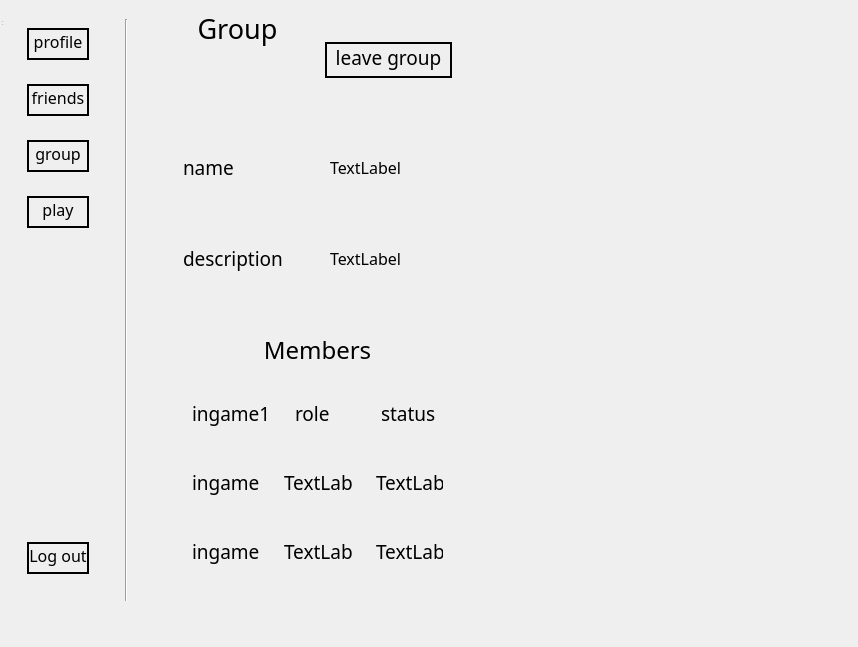
<?xml version="1.0" encoding="UTF-8"?>
<ui version="4.0">
 <class>MainWindow</class>
 <widget class="QWidget" name="MainWindow">
  <property name="geometry">
   <rect>
    <x>0</x>
    <y>0</y>
    <width>858</width>
    <height>647</height>
   </rect>
  </property>
  <property name="windowTitle">
   <string>MainWindow</string>
  </property>
  <widget class="QWidget" name="centralwidget">
   <property name="geometry">
    <rect>
     <x>0</x>
     <y>0</y>
     <width>479</width>
     <height>602</height>
    </rect>
   </property>
   <layout class="QHBoxLayout" name="horizontalLayout_6">
    <item>
     <widget class="QWidget" name="widget_9" native="true">
      <property name="minimumSize">
       <size>
        <width>150</width>
        <height>600</height>
       </size>
      </property>
      <property name="maximumSize">
       <size>
        <width>200</width>
        <height>600</height>
       </size>
      </property>
      <layout class="QHBoxLayout" name="horizontalLayout_7">
       <item>
        <widget class="QWidget" name="leftWidget" native="true">
         <property name="maximumSize">
          <size>
           <width>150</width>
           <height>600</height>
          </size>
         </property>
         <layout class="QVBoxLayout" name="verticalLayout">
          <item>
           <widget class="QWidget" name="widget_3" native="true">
            <layout class="QHBoxLayout" name="horizontalLayout">
             <item>
              <widget class="QPushButton" name="profile_button">
               <property name="font">
                <font>
                 <family>Poor Richard</family>
                 <pointsize>12</pointsize>
                </font>
               </property>
               <property name="styleSheet">
                <string notr="true">border-radius : 100; 
border : 2px solid black;
padding-bottom: 5px</string>
               </property>
               <property name="text">
                <string>profile</string>
               </property>
              </widget>
             </item>
            </layout>
           </widget>
          </item>
          <item>
           <widget class="QWidget" name="widget_4" native="true">
            <layout class="QHBoxLayout" name="horizontalLayout_2">
             <item>
              <widget class="QPushButton" name="friend_button">
               <property name="font">
                <font>
                 <family>Poor Richard</family>
                 <pointsize>12</pointsize>
                </font>
               </property>
               <property name="styleSheet">
                <string notr="true">border-radius : 100; 
border : 2px solid black;
padding-bottom: 5px</string>
               </property>
               <property name="text">
                <string>friends</string>
               </property>
              </widget>
             </item>
            </layout>
           </widget>
          </item>
          <item>
           <widget class="QWidget" name="widget_5" native="true">
            <layout class="QHBoxLayout" name="horizontalLayout_3">
             <item>
              <widget class="QPushButton" name="group_button">
               <property name="font">
                <font>
                 <family>Poor Richard</family>
                 <pointsize>12</pointsize>
                </font>
               </property>
               <property name="styleSheet">
                <string notr="true">border-radius : 100; 
border : 2px solid black;
padding-bottom: 5px</string>
               </property>
               <property name="text">
                <string>group</string>
               </property>
              </widget>
             </item>
            </layout>
           </widget>
          </item>
          <item>
           <widget class="QWidget" name="widget_6" native="true">
            <layout class="QVBoxLayout" name="verticalLayout_2">
             <item>
              <widget class="QPushButton" name="play_button">
               <property name="font">
                <font>
                 <family>Poor Richard</family>
                 <pointsize>12</pointsize>
                </font>
               </property>
               <property name="styleSheet">
                <string notr="true">border-radius : 100; 
border : 2px solid black;
padding-bottom: 5px</string>
               </property>
               <property name="text">
                <string>play</string>
               </property>
              </widget>
             </item>
            </layout>
           </widget>
          </item>
          <item>
           <spacer name="verticalSpacer">
            <property name="orientation">
             <enum>Qt::Vertical</enum>
            </property>
            <property name="sizeHint" stdset="0">
             <size>
              <width>20</width>
              <height>40</height>
             </size>
            </property>
           </spacer>
          </item>
          <item>
           <widget class="QWidget" name="widget_7" native="true">
            <layout class="QHBoxLayout" name="horizontalLayout_4">
             <item>
              <widget class="QPushButton" name="logout_button">
               <property name="font">
                <font>
                 <family>Poor Richard</family>
                 <pointsize>12</pointsize>
                </font>
               </property>
               <property name="styleSheet">
                <string notr="true">border-radius : 100; 
border : 2px solid black;
padding-bottom: 5px</string>
               </property>
               <property name="text">
                <string>Log out</string>
               </property>
              </widget>
             </item>
            </layout>
           </widget>
          </item>
         </layout>
        </widget>
       </item>
       <item>
        <widget class="QWidget" name="widget_8" native="true">
         <property name="minimumSize">
          <size>
           <width>20</width>
           <height>600</height>
          </size>
         </property>
         <property name="maximumSize">
          <size>
           <width>40</width>
           <height>600</height>
          </size>
         </property>
         <layout class="QHBoxLayout" name="horizontalLayout_8">
          <item>
           <widget class="Line" name="line">
            <property name="minimumSize">
             <size>
              <width>5</width>
              <height>600</height>
             </size>
            </property>
            <property name="orientation">
             <enum>Qt::Vertical</enum>
            </property>
           </widget>
          </item>
         </layout>
        </widget>
       </item>
      </layout>
     </widget>
    </item>
    <item>
     <widget class="QWidget" name="widget" native="true">
      <property name="maximumSize">
       <size>
        <width>600</width>
        <height>600</height>
       </size>
      </property>
      <layout class="QGridLayout" name="gridLayout">
       <item row="0" column="0" colspan="2">
        <widget class="QWidget" name="widget_2" native="true">
         <property name="maximumSize">
          <size>
           <width>600</width>
           <height>100</height>
          </size>
         </property>
         <layout class="QHBoxLayout" name="horizontalLayout_5">
          <property name="leftMargin">
           <number>0</number>
          </property>
          <property name="topMargin">
           <number>0</number>
          </property>
          <property name="bottomMargin">
           <number>0</number>
          </property>
          <item>
           <widget class="QLabel" name="label">
            <property name="font">
             <font>
              <family>Poor Richard</family>
              <pointsize>20</pointsize>
             </font>
            </property>
            <property name="text">
             <string>Group</string>
            </property>
            <property name="alignment">
             <set>Qt::AlignHCenter|Qt::AlignTop</set>
            </property>
           </widget>
          </item>
          <item>
           <widget class="QWidget" name="widget_28" native="true">
            <property name="maximumSize">
             <size>
              <width>150</width>
              <height>200</height>
             </size>
            </property>
            <layout class="QHBoxLayout" name="horizontalLayout_27">
             <item>
              <widget class="QPushButton" name="pushButton_6">
               <property name="font">
                <font>
                 <family>Poor Richard</family>
                 <pointsize>14</pointsize>
                </font>
               </property>
               <property name="styleSheet">
                <string notr="true">border-radius : 100; 
border : 2px solid black;
padding-bottom: 5px</string>
               </property>
               <property name="text">
                <string>leave group</string>
               </property>
              </widget>
             </item>
            </layout>
           </widget>
          </item>
         </layout>
        </widget>
       </item>
       <item row="2" column="0" colspan="2">
        <widget class="QWidget" name="widget_12" native="true">
         <layout class="QVBoxLayout" name="verticalLayout_3">
          <item>
           <widget class="QWidget" name="widget_15" native="true">
            <layout class="QVBoxLayout" name="verticalLayout_4">
             <item>
              <widget class="QLabel" name="label_6">
               <property name="font">
                <font>
                 <family>Poor Richard</family>
                 <pointsize>18</pointsize>
                </font>
               </property>
               <property name="text">
                <string>Members</string>
               </property>
               <property name="alignment">
                <set>Qt::AlignCenter</set>
               </property>
              </widget>
             </item>
            </layout>
           </widget>
          </item>
          <item>
           <widget class="QWidget" name="match1" native="true">
            <layout class="QHBoxLayout" name="horizontalLayout_13">
             <item>
              <widget class="QWidget" name="ingame1" native="true">
               <layout class="QHBoxLayout" name="horizontalLayout_26">
                <item>
                 <widget class="QLabel" name="label_7">
                  <property name="font">
                   <font>
                    <family>Poor Richard</family>
                    <pointsize>14</pointsize>
                   </font>
                  </property>
                  <property name="text">
                   <string>ingame1</string>
                  </property>
                 </widget>
                </item>
               </layout>
              </widget>
             </item>
             <item>
              <widget class="QWidget" name="role1" native="true">
               <layout class="QHBoxLayout" name="horizontalLayout_25">
                <item>
                 <widget class="QLabel" name="label_8">
                  <property name="font">
                   <font>
                    <family>Poor Richard</family>
                    <pointsize>14</pointsize>
                   </font>
                  </property>
                  <property name="text">
                   <string>role</string>
                  </property>
                 </widget>
                </item>
               </layout>
              </widget>
             </item>
             <item>
              <widget class="QWidget" name="status1" native="true">
               <layout class="QVBoxLayout" name="verticalLayout_5">
                <item>
                 <widget class="QLabel" name="label_9">
                  <property name="font">
                   <font>
                    <family>Poor Richard</family>
                    <pointsize>14</pointsize>
                   </font>
                  </property>
                  <property name="text">
                   <string>status</string>
                  </property>
                 </widget>
                </item>
               </layout>
              </widget>
             </item>
            </layout>
           </widget>
          </item>
          <item>
           <widget class="QWidget" name="match2" native="true">
            <layout class="QHBoxLayout" name="horizontalLayout_14">
             <item>
              <widget class="QWidget" name="ingame2" native="true">
               <layout class="QHBoxLayout" name="horizontalLayout_23">
                <item>
                 <widget class="QLabel" name="label_11">
                  <property name="font">
                   <font>
                    <family>Poor Richard</family>
                    <pointsize>14</pointsize>
                   </font>
                  </property>
                  <property name="text">
                   <string>ingame2</string>
                  </property>
                 </widget>
                </item>
               </layout>
              </widget>
             </item>
             <item>
              <widget class="QWidget" name="widget_21" native="true">
               <layout class="QHBoxLayout" name="horizontalLayout_22">
                <item>
                 <widget class="QLabel" name="label_12">
                  <property name="font">
                   <font>
                    <family>Poor Richard</family>
                    <pointsize>14</pointsize>
                   </font>
                  </property>
                  <property name="text">
                   <string>TextLabel</string>
                  </property>
                 </widget>
                </item>
               </layout>
              </widget>
             </item>
             <item>
              <widget class="QWidget" name="widget_22" native="true">
               <layout class="QHBoxLayout" name="horizontalLayout_21">
                <item>
                 <widget class="QLabel" name="label_13">
                  <property name="font">
                   <font>
                    <family>Poor Richard</family>
                    <pointsize>14</pointsize>
                   </font>
                  </property>
                  <property name="text">
                   <string>TextLabel</string>
                  </property>
                 </widget>
                </item>
               </layout>
              </widget>
             </item>
            </layout>
           </widget>
          </item>
          <item>
           <widget class="QWidget" name="match3" native="true">
            <layout class="QHBoxLayout" name="horizontalLayout_15">
             <item>
              <widget class="QWidget" name="ingame3" native="true">
               <layout class="QHBoxLayout" name="horizontalLayout_19">
                <item>
                 <widget class="QLabel" name="label_15">
                  <property name="font">
                   <font>
                    <family>Poor Richard</family>
                    <pointsize>14</pointsize>
                   </font>
                  </property>
                  <property name="text">
                   <string>ingame3</string>
                  </property>
                 </widget>
                </item>
               </layout>
              </widget>
             </item>
             <item>
              <widget class="QWidget" name="widget_25" native="true">
               <layout class="QHBoxLayout" name="horizontalLayout_18">
                <item>
                 <widget class="QLabel" name="label_16">
                  <property name="font">
                   <font>
                    <family>Poor Richard</family>
                    <pointsize>14</pointsize>
                   </font>
                  </property>
                  <property name="text">
                   <string>TextLabel</string>
                  </property>
                 </widget>
                </item>
               </layout>
              </widget>
             </item>
             <item>
              <widget class="QWidget" name="widget_26" native="true">
               <layout class="QHBoxLayout" name="horizontalLayout_17">
                <item>
                 <widget class="QLabel" name="label_17">
                  <property name="font">
                   <font>
                    <family>Poor Richard</family>
                    <pointsize>14</pointsize>
                   </font>
                  </property>
                  <property name="text">
                   <string>TextLabel</string>
                  </property>
                 </widget>
                </item>
               </layout>
              </widget>
             </item>
            </layout>
           </widget>
          </item>
         </layout>
        </widget>
       </item>
       <item row="1" column="0" colspan="2">
        <widget class="QWidget" name="info" native="true">
         <layout class="QVBoxLayout" name="verticalLayout_6">
          <item>
           <widget class="QWidget" name="widget_10" native="true">
            <layout class="QHBoxLayout" name="horizontalLayout_9">
             <item>
              <widget class="QLabel" name="label_2">
               <property name="font">
                <font>
                 <family>Poor Richard</family>
                 <pointsize>14</pointsize>
                </font>
               </property>
               <property name="text">
                <string>name</string>
               </property>
               <property name="alignment">
                <set>Qt::AlignLeading|Qt::AlignLeft|Qt::AlignVCenter</set>
               </property>
              </widget>
             </item>
             <item>
              <widget class="QWidget" name="widget_11" native="true">
               <layout class="QHBoxLayout" name="horizontalLayout_10">
                <item>
                 <widget class="QLabel" name="label_3">
                  <property name="font">
                   <font>
                    <family>Poor Richard</family>
                    <pointsize>12</pointsize>
                   </font>
                  </property>
                  <property name="text">
                   <string>TextLabel</string>
                  </property>
                 </widget>
                </item>
               </layout>
              </widget>
             </item>
            </layout>
           </widget>
          </item>
          <item>
           <widget class="QWidget" name="widget_14" native="true">
            <layout class="QHBoxLayout" name="horizontalLayout_11">
             <item>
              <widget class="QLabel" name="label_5">
               <property name="font">
                <font>
                 <family>Poor Richard</family>
                 <pointsize>14</pointsize>
                </font>
               </property>
               <property name="text">
                <string>description</string>
               </property>
               <property name="alignment">
                <set>Qt::AlignLeading|Qt::AlignLeft|Qt::AlignVCenter</set>
               </property>
              </widget>
             </item>
             <item>
              <widget class="QWidget" name="widget_13" native="true">
               <layout class="QHBoxLayout" name="horizontalLayout_12">
                <item>
                 <widget class="QLabel" name="label_4">
                  <property name="font">
                   <font>
                    <family>Poor Richard</family>
                    <pointsize>12</pointsize>
                   </font>
                  </property>
                  <property name="text">
                   <string>TextLabel</string>
                  </property>
                 </widget>
                </item>
               </layout>
              </widget>
             </item>
            </layout>
           </widget>
          </item>
         </layout>
        </widget>
       </item>
      </layout>
     </widget>
    </item>
   </layout>
  </widget>
  <widget class="QStatusBar" name="statusbar">
   <property name="geometry">
    <rect>
     <x>0</x>
     <y>0</y>
     <width>3</width>
     <height>27</height>
    </rect>
   </property>
  </widget>
 </widget>
 <resources/>
 <connections/>
</ui>
